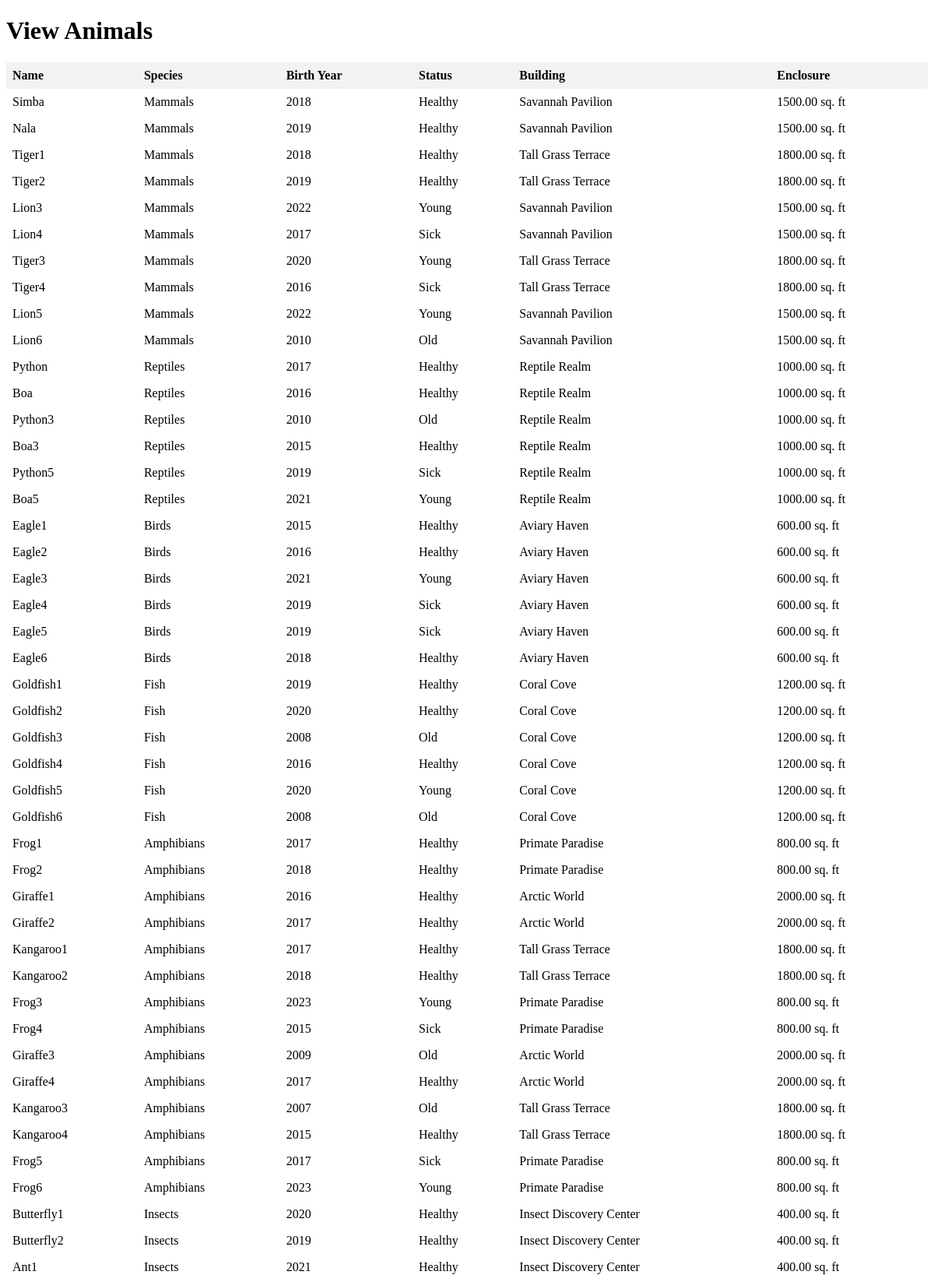
Page /view-animal.php (upper part) on the committed database.
### tables this page shows
CREATE TABLE `animal` (
  `animal_id` int(11) NOT NULL,
  `AName` varchar(50) DEFAULT NULL,
  `Astatus` varchar(255) NOT NULL,
  `birth_year` int(11) NOT NULL,
  `species_id` int(11) NOT NULL,
  `enclosure_id` int(11) NOT NULL,
  `building_id` int(11) NOT NULL
);

CREATE TABLE `species` (
  `species_id` int(11) NOT NULL,
  `name` varchar(255) NOT NULL,
  `food_cost` decimal(10,2) NOT NULL
);

CREATE TABLE `buildings` (
  `building_id` int(11) NOT NULL,
  `Bname` varchar(255) NOT NULL,
  `type` varchar(255) NOT NULL
);

CREATE TABLE `enclosures` (
  `enclosure_id` int(11) NOT NULL,
  `building_id` int(11) NOT NULL,
  `sqft` decimal(10,2) NOT NULL
);

### view-animal.php (the view, shortened to what this page needs)
<?php
include 'connection.php';
  $sql =  "SELECT * FROM animal as A, species as S, buildings as B, enclosures as E WHERE A.species_id= S.species_id AND A.building_id=B.building_id AND A.enclosure_id=E.enclosure_id";
  $result = mysqli_query($conn, $sql);
?>
<!DOCTYPE html>
<html>
<head>
</head>
<body>
  <h1>View Animals</h1>
  <?php
  if (mysqli_num_rows($result) > 0) {
    echo "<table><tr><th>Name</th><th>Species</th><th>Birth Year </th><th>Status</th><th>Building</th><th>Enclosure </th></tr>";
    while($row = mysqli_fetch_assoc($result)) {
      $species = $row['name'];
      $name = $row['AName'];
      $birth_year = $row['birth_year'];
      $status = $row['Astatus'];
      $building_id = $row['Bname'];
      $enclosure_id = $row['sqft'];
      if (!empty($enclosure_id)) {
        echo "<tr><td>$name</td><td>$species</td><td>$birth_year</td><td>$status</td><td>$building_id</td><td>$enclosure_id sq. ft</td></tr>";
      } else {
        echo "<tr><td>$name</td><td>$species</td><td>$birth_year</td><td>$status</td><td>$building_id</td><td>No invoice details found</td></tr>";
      }
    }
    echo "</table>";
  } else {
    echo "No appointments found for ";
  }
  ?>
</body>
</html>

### view-animal.php (style rules this page uses)
table { border-collapse: collapse; width: 100%; }
th, td { text-align: left; padding: 8px; }
th { background-color: #f2f2f2; }

### rows in the picture
animal: AName "Simba", species.name "Mammals", birth_year "2018", Astatus "Healthy", building.Bname "Savannah Pavilion", enclosure.sqft "1500.00"
animal: AName "Nala", species.name "Mammals", birth_year "2019", Astatus "Healthy", building.Bname "Savannah Pavilion", enclosure.sqft "1500.00"
animal: AName "Tiger1", species.name "Mammals", birth_year "2018", Astatus "Healthy", building.Bname "Tall Grass Terrace", enclosure.sqft "1800.00"
animal: AName "Tiger2", species.name "Mammals", birth_year "2019", Astatus "Healthy", building.Bname "Tall Grass Terrace", enclosure.sqft "1800.00"
animal: AName "Lion3", species.name "Mammals", birth_year "2022", Astatus "Young", building.Bname "Savannah Pavilion", enclosure.sqft "1500.00"
animal: AName "Lion4", species.name "Mammals", birth_year "2017", Astatus "Sick", building.Bname "Savannah Pavilion", enclosure.sqft "1500.00"
animal: AName "Tiger3", species.name "Mammals", birth_year "2020", Astatus "Young", building.Bname "Tall Grass Terrace", enclosure.sqft "1800.00"
animal: AName "Tiger4", species.name "Mammals", birth_year "2016", Astatus "Sick", building.Bname "Tall Grass Terrace", enclosure.sqft "1800.00"
animal: AName "Lion5", species.name "Mammals", birth_year "2022", Astatus "Young", building.Bname "Savannah Pavilion", enclosure.sqft "1500.00"
animal: AName "Lion6", species.name "Mammals", birth_year "2010", Astatus "Old", building.Bname "Savannah Pavilion", enclosure.sqft "1500.00"
animal: AName "Python", species.name "Reptiles", birth_year "2017", Astatus "Healthy", building.Bname "Reptile Realm", enclosure.sqft "1000.00"
animal: AName "Boa", species.name "Reptiles", birth_year "2016", Astatus "Healthy", building.Bname "Reptile Realm", enclosure.sqft "1000.00"
animal: AName "Python3", species.name "Reptiles", birth_year "2010", Astatus "Old", building.Bname "Reptile Realm", enclosure.sqft "1000.00"
animal: AName "Boa3", species.name "Reptiles", birth_year "2015", Astatus "Healthy", building.Bname "Reptile Realm", enclosure.sqft "1000.00"
animal: AName "Python5", species.name "Reptiles", birth_year "2019", Astatus "Sick", building.Bname "Reptile Realm", enclosure.sqft "1000.00"
animal: AName "Boa5", species.name "Reptiles", birth_year "2021", Astatus "Young", building.Bname "Reptile Realm", enclosure.sqft "1000.00"
animal: AName "Eagle1", species.name "Birds", birth_year "2015", Astatus "Healthy", building.Bname "Aviary Haven", enclosure.sqft "600.00"
animal: AName "Eagle2", species.name "Birds", birth_year "2016", Astatus "Healthy", building.Bname "Aviary Haven", enclosure.sqft "600.00"
animal: AName "Eagle3", species.name "Birds", birth_year "2021", Astatus "Young", building.Bname "Aviary Haven", enclosure.sqft "600.00"
animal: AName "Eagle4", species.name "Birds", birth_year "2019", Astatus "Sick", building.Bname "Aviary Haven", enclosure.sqft "600.00"
animal: AName "Eagle5", species.name "Birds", birth_year "2019", Astatus "Sick", building.Bname "Aviary Haven", enclosure.sqft "600.00"
animal: AName "Eagle6", species.name "Birds", birth_year "2018", Astatus "Healthy", building.Bname "Aviary Haven", enclosure.sqft "600.00"
animal: AName "Goldfish1", species.name "Fish", birth_year "2019", Astatus "Healthy", building.Bname "Coral Cove", enclosure.sqft "1200.00"
animal: AName "Goldfish2", species.name "Fish", birth_year "2020", Astatus "Healthy", building.Bname "Coral Cove", enclosure.sqft "1200.00"
animal: AName "Goldfish3", species.name "Fish", birth_year "2008", Astatus "Old", building.Bname "Coral Cove", enclosure.sqft "1200.00"
animal: AName "Goldfish4", species.name "Fish", birth_year "2016", Astatus "Healthy", building.Bname "Coral Cove", enclosure.sqft "1200.00"
animal: AName "Goldfish5", species.name "Fish", birth_year "2020", Astatus "Young", building.Bname "Coral Cove", enclosure.sqft "1200.00"
animal: AName "Goldfish6", species.name "Fish", birth_year "2008", Astatus "Old", building.Bname "Coral Cove", enclosure.sqft "1200.00"
animal: AName "Frog1", species.name "Amphibians", birth_year "2017", Astatus "Healthy", building.Bname "Primate Paradise", enclosure.sqft "800.00"
animal: AName "Frog2", species.name "Amphibians", birth_year "2018", Astatus "Healthy", building.Bname "Primate Paradise", enclosure.sqft "800.00"
animal: AName "Giraffe1", species.name "Amphibians", birth_year "2016", Astatus "Healthy", building.Bname "Arctic World", enclosure.sqft "2000.00"
animal: AName "Giraffe2", species.name "Amphibians", birth_year "2017", Astatus "Healthy", building.Bname "Arctic World", enclosure.sqft "2000.00"
animal: AName "Kangaroo1", species.name "Amphibians", birth_year "2017", Astatus "Healthy", building.Bname "Tall Grass Terrace", enclosure.sqft "1800.00"
animal: AName "Kangaroo2", species.name "Amphibians", birth_year "2018", Astatus "Healthy", building.Bname "Tall Grass Terrace", enclosure.sqft "1800.00"
animal: AName "Frog3", species.name "Amphibians", birth_year "2023", Astatus "Young", building.Bname "Primate Paradise", enclosure.sqft "800.00"
animal: AName "Frog4", species.name "Amphibians", birth_year "2015", Astatus "Sick", building.Bname "Primate Paradise", enclosure.sqft "800.00"
animal: AName "Giraffe3", species.name "Amphibians", birth_year "2009", Astatus "Old", building.Bname "Arctic World", enclosure.sqft "2000.00"
animal: AName "Giraffe4", species.name "Amphibians", birth_year "2017", Astatus "Healthy", building.Bname "Arctic World", enclosure.sqft "2000.00"
animal: AName "Kangaroo3", species.name "Amphibians", birth_year "2007", Astatus "Old", building.Bname "Tall Grass Terrace", enclosure.sqft "1800.00"
animal: AName "Kangaroo4", species.name "Amphibians", birth_year "2015", Astatus "Healthy", building.Bname "Tall Grass Terrace", enclosure.sqft "1800.00"
animal: AName "Frog5", species.name "Amphibians", birth_year "2017", Astatus "Sick", building.Bname "Primate Paradise", enclosure.sqft "800.00"
animal: AName "Frog6", species.name "Amphibians", birth_year "2023", Astatus "Young", building.Bname "Primate Paradise", enclosure.sqft "800.00"
animal: AName "Butterfly1", species.name "Insects", birth_year "2020", Astatus "Healthy", building.Bname "Insect Discovery Center", enclosure.sqft "400.00"
animal: AName "Butterfly2", species.name "Insects", birth_year "2019", Astatus "Healthy", building.Bname "Insect Discovery Center", enclosure.sqft "400.00"
animal: AName "Ant1", species.name "Insects", birth_year "2021", Astatus "Healthy", building.Bname "Insect Discovery Center", enclosure.sqft "400.00"
